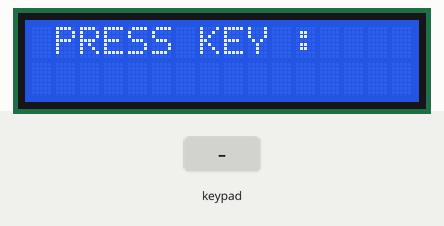
A sketch run on a simulated Arduino Uno, built with avr-gcc and run on an emulated ATmega328P. On the bench: 16×2 character LCD. The test bench sets the inputs (shaded band).

Above: at 2.2 s.
2.3 s: keypad keys 1 0 9 8 7 A pressed 0.4 s apart
At 4.6 s:
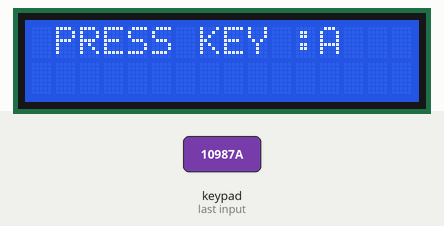
6.2 s: key 'F' pressed
At 7.4 s:
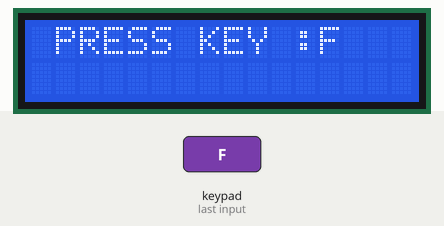
7.7 s: key 'E' pressed
9.2 s: keypad keys 1 0 9 8 7 D pressed 0.4 s apart
At 12.4 s:
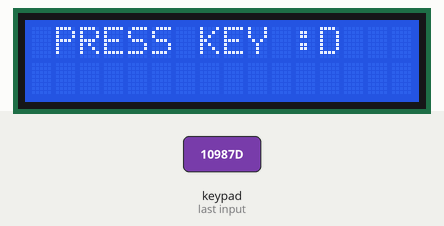
13.1 s: key 'C' pressed
14.6 s: key 'B' pressed
Timing chart, 0 to 17.1 s (numbered marks = the images above; inputs shaded):
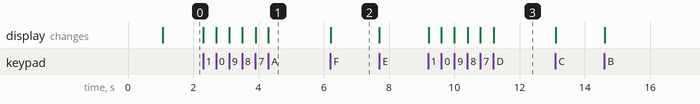

Measured:
- after the input at 2.3 s, the display: first changes at once (image 1 shows a later state)
- after the input at 6.2 s, the display: changes at once (image 2)
- after the input at 9.2 s, the display: first changes at once (image 3 shows a later state)

The sketch:

2._LCD___KEYPAD.ino
```cpp
#include <Keypad.h>
#include <LiquidCrystal.h>

const byte ROWS = 4; //four rows
const byte COLS = 4; //three columns
char keys[ROWS][COLS] = {
  {'F','E','D','C'},
  {'B','A','9','8'},
  {'7','6','5','4'},
  {'3','2','1','0'}
};
byte rowPins[ROWS] = {10,9,8,7}; //connect to the row pinouts of the keypad
byte colPins[COLS] = {6,5,4,3}; //connect to the column pinouts of the keypad
LiquidCrystal lcd(A0, A1,A5,1,0,2);//(RS,E,D4,D5,D6,D7)
Keypad keypad = Keypad( makeKeymap(keys), rowPins, colPins, ROWS, COLS );

void setup(){
 lcd.begin(16,2);
 lcd.setCursor(2,0);
 lcd.print("LOGSUN SYSTEM");
 lcd.setCursor(6,1);
 lcd.print("PUNE");
 delay(1000);
 lcd.clear();
 lcd.setCursor(1,0);
 lcd.print("PRESS KEY :");

}

void loop(){
  char key = keypad.getKey();

  if (key){
     lcd.setCursor(1,0);
 lcd.print("PRESS KEY :");
  lcd.print(key);

  }
}
```
